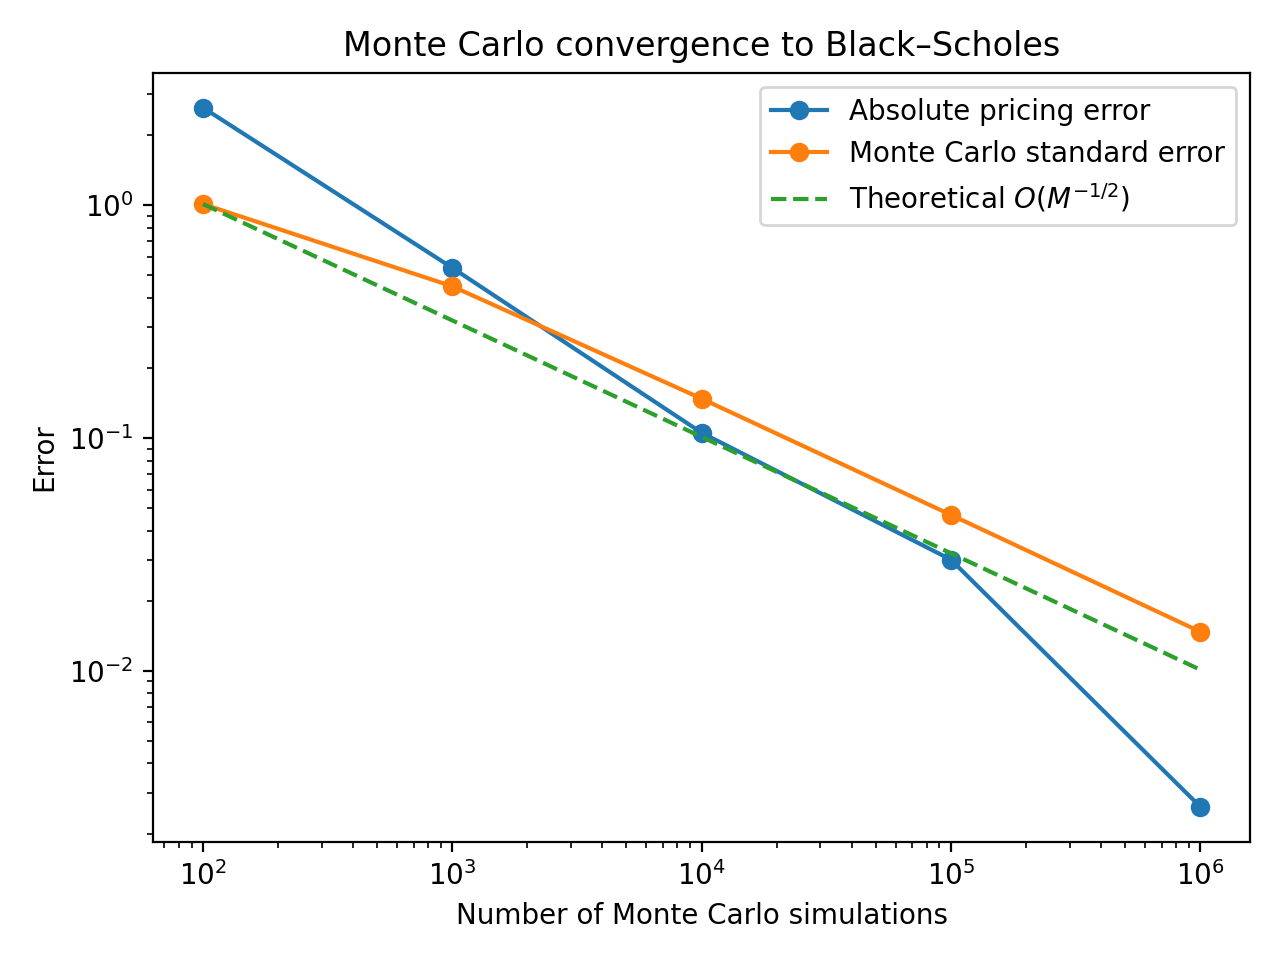

Recreate this plot in Python.
from math import sqrt

import matplotlib.pyplot as plt

from app.models.black_scholes import (
    OptionInputs,
    european_call,
)

from app.models.monte_carlo import (
    monte_carlo_price,
)


def main():
    inputs = OptionInputs(
        spot=100,
        strike=100,
        rate=0.05,
        volatility=0.20,
        maturity=1.0,
    )

    bs_price = european_call(inputs)

    simulations_list = [
        100,
        1_000,
        10_000,
        100_000,
        1_000_000,
    ]

    errors = []
    standard_errors = []

    print(
        f"{'Simulations':>12} "
        f"{'MC Price':>12} "
        f"{'BS Price':>12} "
        f"{'Abs Error':>12} "
        f"{'Std Error':>12}"
    )

    print("-" * 68)

    for simulations in simulations_list:
        result = monte_carlo_price(
            inputs,
            option_type="call",
            simulations=simulations,
            seed=42,
        )

        error = abs(
            result.price - bs_price
        )

        errors.append(error)
        standard_errors.append(
            result.standard_error
        )

        print(
            f"{simulations:12d} "
            f"{result.price:12.6f} "
            f"{bs_price:12.6f} "
            f"{error:12.6f} "
            f"{result.standard_error:12.6f}"
        )

    plt.figure()

    plt.plot(
        simulations_list,
        errors,
        marker="o",
        label="Absolute pricing error",
    )

    plt.plot(
        simulations_list,
        standard_errors,
        marker="o",
        label="Monte Carlo standard error",
    )

    # theoretical O(M^-1/2) reference
    reference_scale = (
        standard_errors[0]
        * sqrt(simulations_list[0])
    )

    theoretical = [
        reference_scale / sqrt(m)
        for m in simulations_list
    ]

    plt.plot(
        simulations_list,
        theoretical,
        linestyle="--",
        label=r"Theoretical $O(M^{-1/2})$",
    )

    plt.xscale("log")
    plt.yscale("log")

    plt.xlabel(
        "Number of Monte Carlo simulations"
    )

    plt.ylabel(
        "Error"
    )

    plt.title(
        "Monte Carlo convergence to Black–Scholes"
    )

    plt.legend()

    plt.tight_layout()

    plt.savefig(
        "experiments/monte_carlo_convergence.png",
        dpi=200,
    )

    plt.show()


if __name__ == "__main__":
    main()
